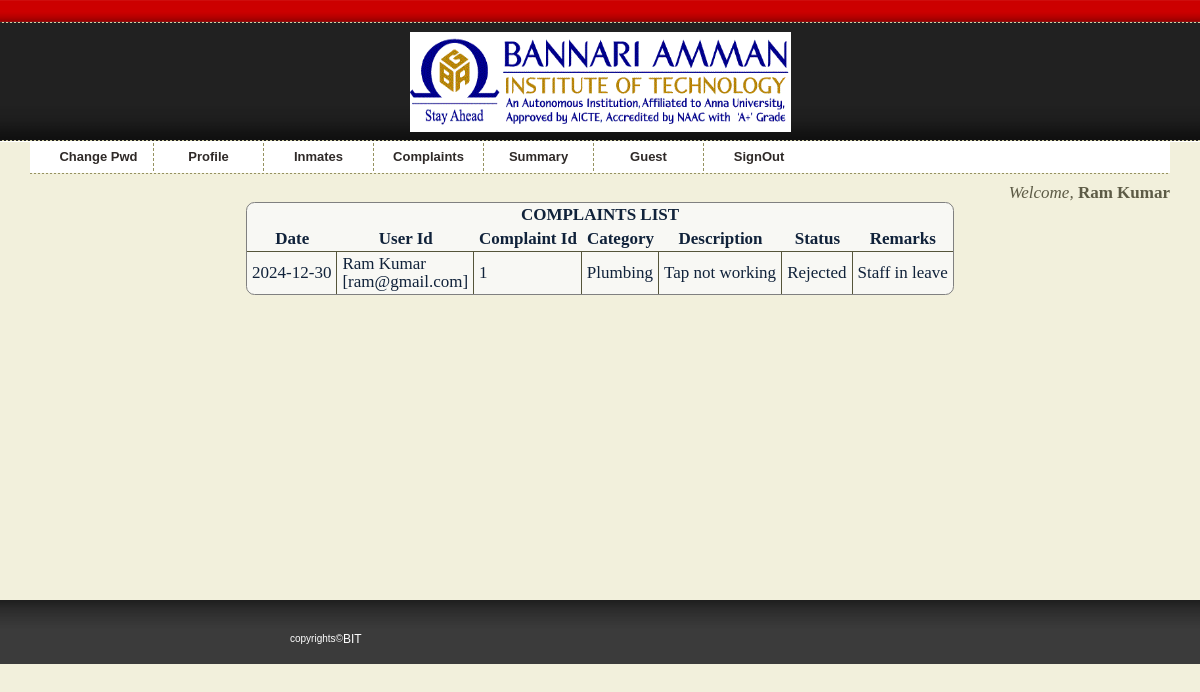
Page /evcomp.php (signed in) on the committed database.
### tables this page shows
CREATE TABLE IF NOT EXISTS `complaints` (
  `id` int(11) NOT NULL AUTO_INCREMENT,
  `dt` date NOT NULL,
  `roomno` varchar(20) NOT NULL,
  `userid` varchar(200) NOT NULL,
  `mobile` varchar(20) NOT NULL,
  `catname` varchar(300) NOT NULL,
  `atime` varchar(100) NOT NULL,
  `descr` varchar(2000) NOT NULL,
  `cstatus` varchar(50) NOT NULL DEFAULT 'InProgress',
  `cremarks` varchar(500) NOT NULL,
  PRIMARY KEY (`id`),
  UNIQUE KEY `id` (`id`)
);

### evcomp.php (the view, shortened to what this page needs)
<?php
include './empheader.php';
$res0 = mysqli_query($link, "select roomno from roomallot where userid='$_SESSION[userid]'");
$r0 = mysqli_fetch_row($res0);
$result = mysqli_query($link, "select * from complaints where userid='$_SESSION[userid]' or userid in(select userid from roomallot where roomno='$r0[0]')");
    echo "<table class='report_tab'><thead><tr><th colspan='8'>COMPLAINTS LIST<tr>";
    echo "<tr><th>Date<th>User Id<th>Complaint Id<th>Category<th>Description<th>Status<th>Remarks<tbody>";
    while($row= mysqli_fetch_row($result)) {
	echo "<tr>";
	    echo "<td>$row[1]<td>$_SESSION[ename]<br>[$row[3]]<td>$row[0]<td>$row[5]<td>$row[7]<td>$row[8]<td>$row[9]";
    }
    echo "</tbody></table>";
include './footer.php';
?>

### pstyle.css (style rules this page uses)
body { margin:0px; padding:0px; background:url(images/main-bg.gif) 0 0 repeat-x #F2F0DC; color:#5D5B46; font:17px/18px Georgia, "Times New Roman", Times, serif; }
table.report_tab { border-spacing: 0; border: solid thin gray; margin: auto; background-color: rgba(250,250,250,0.8); border-radius: 0.5em; color: #10223a; }
table.report_tab th, table.report_tab td { padding: 3px 5px; }
table.report_tab thead tr { border-bottom: solid thin #55553a; }
table.report_tab thead tr:last-child th { border-bottom: solid thin #55553a; }
table.report_tab tbody tr td, table.report_tab tbody tr th { border-right:solid thin #55553a; }
table.report_tab tbody tr td:last-child { border-right: none; }

### rows in the picture
complaints: dt "2024-12-30", userid "ram@gmail.com", id "1", catname "Plumbing", descr "Tap not working", cstatus "Rejected", cremarks "Staff in leave"

### other values in the picture
$_SESSION['ename'] "Ram Kumar"
